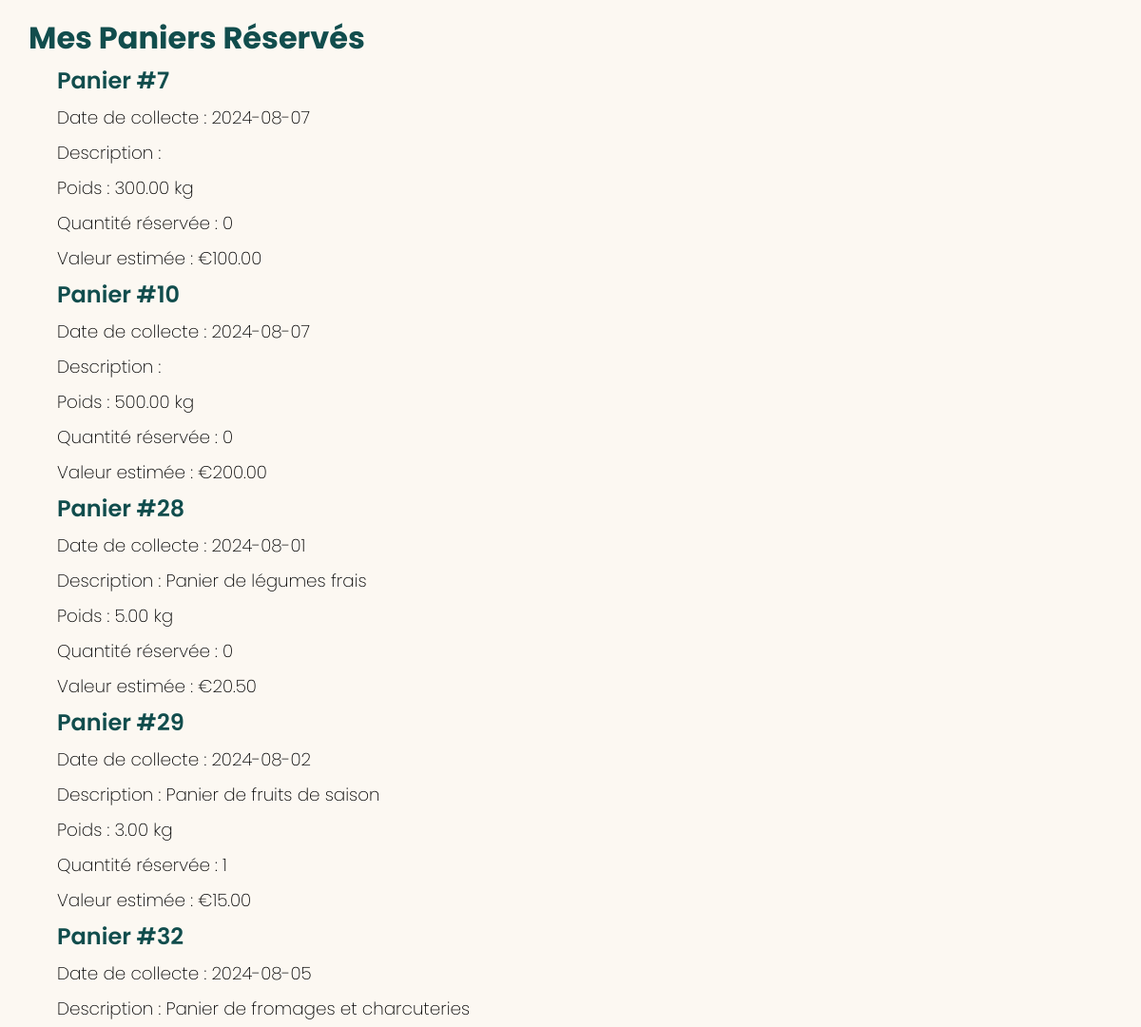
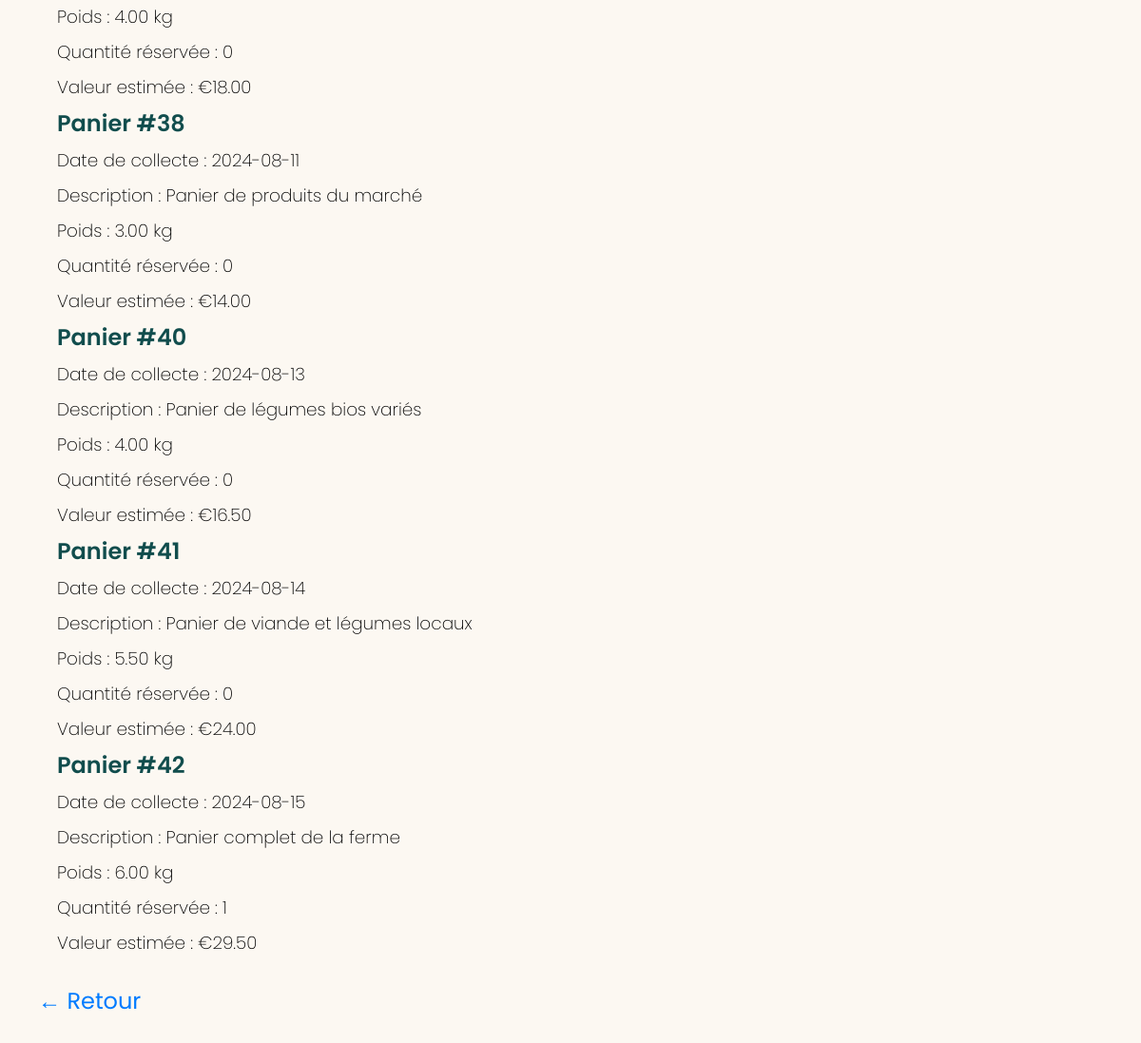
Page /nomorewaste/front/public/mes_paniers.php (signed in) on the committed database (2 pictures, top to bottom).
### tables this page shows
CREATE TABLE `collectes` (
  `id_collecte` bigint(20) unsigned NOT NULL AUTO_INCREMENT,
  `date_collecte` date NOT NULL,
  `id_commercant` bigint(20) unsigned NOT NULL,
  `id_utilisateur` bigint(20) unsigned DEFAULT NULL,
  `poids` decimal(10,2) NOT NULL,
  `quantite` int(11) NOT NULL DEFAULT '1',
  `code_barre` varchar(50) NOT NULL,
  `valeur_estimée` decimal(10,2) NOT NULL,
  `description` text,
  `etat` enum('vendu','en cours','à la vente') NOT NULL,
  `quantite_reservee` int(11) DEFAULT '0',
  PRIMARY KEY (`id_collecte`),
  UNIQUE KEY `code_barre` (`code_barre`),
  KEY `id_commercant` (`id_commercant`),
  KEY `id_utilisateur` (`id_utilisateur`),
  CONSTRAINT `collectes_ibfk_1` FOREIGN KEY (`id_commercant`) REFERENCES `commercants` (`id_commercant`),
  CONSTRAINT `collectes_ibfk_2` FOREIGN KEY (`id_utilisateur`) REFERENCES `utilisateurs` (`id_utilisateur`)
);

### nomorewaste/front/public/mes_paniers.php (the view, shortened to what this page needs)
<?php
include '../../back/includes/db.php';
$id_utilisateur = $_SESSION['user_id'];
try {
    $stmt = $conn->prepare("SELECT id_collecte, date_collecte, description, poids, quantite_reservee, valeur_estimée FROM collectes WHERE id_utilisateur = :id_utilisateur AND etat = 'en cours'");
    $stmt->bindParam(':id_utilisateur', $id_utilisateur);
    $stmt->execute();
    $paniers = $stmt->fetchAll(PDO::FETCH_ASSOC);
} catch (Exception $e) {
    echo "Erreur SQL : " . $e->getMessage();
    exit;
}
?>
<!DOCTYPE html>
<html lang="fr">
<head>
    <link rel="stylesheet" href="styles.css">
</head>
<body>
    <h1>Mes Paniers Réservés</h1>
    <div class="paniers-container">
        <?php if (count($paniers) > 0): ?>
            <ul>
                <?php foreach ($paniers as $panier): ?>
                    <li>
                        <h2>Panier #<?php echo htmlspecialchars($panier['id_collecte']); ?></h2>
                        <p>Date de collecte : <?php echo htmlspecialchars($panier['date_collecte']); ?></p>
                        <p>Description : <?php echo htmlspecialchars($panier['description']); ?></p>
                        <p>Poids : <?php echo htmlspecialchars($panier['poids']); ?> kg</p>
                        <p>Quantité réservée : <?php echo htmlspecialchars($panier['quantite_reservee']); ?></p>
                        <p>Valeur estimée : €<?php echo htmlspecialchars($panier['valeur_estimée']); ?></p>
                    </li>
                <?php endforeach; ?>
            </ul>
        <?php else: ?>
            <p>Vous n'avez pas encore réservé de paniers.</p>
        <?php endif; ?>
    </div>
</body>
<div class="back-arrow" onclick="history.back();">
        &#x2190; Retour
    </div>
</html>

### nomorewaste/front/public/styles.css (style rules this page uses)
* { box-sizing: border-box; margin: 10px; }
body { background: #fcf8f2; font-family: 'Poppins', 'Arial', 'Sans-Serif'; }
ul { list-style: none; padding-inline-start: 0px; }
h1 { color: #114d4d; font-size: 2rem; font-weight: 700; line-height: 1.25; }
h2 { color: #114d4d; font-size: 1.5rem; font-weight: 600; line-height: 1.25; }
p { color: #000; font-size: 1.15rem; font-weight: 200; }

### nomorewaste/front/public/mes_paniers.php (style rules this page uses)
.back-arrow { display: inline-block; margin: 10px; padding: 10px; font-size: 24px; color: #007bff; cursor: pointer; transition: color 0.3s; }

### rows in the picture
collectes: id_collecte "7", date_collecte "2024-08-07", poids "300.00", quantite_reservee "0", valeur_estimée "100.00"
collectes: id_collecte "10", date_collecte "2024-08-07", poids "500.00", quantite_reservee "0", valeur_estimée "200.00"
collectes: id_collecte "28", date_collecte "2024-08-01", description "Panier de légumes frais", poids "5.00", quantite_reservee "0", valeur_estimée "20.50"
collectes: id_collecte "29", date_collecte "2024-08-02", description "Panier de fruits de saison", poids "3.00", quantite_reservee "1", valeur_estimée "15.00"
collectes: id_collecte "32", date_collecte "2024-08-05", description "Panier de fromages et charcuteries", poids "4.00", quantite_reservee "0", valeur_estimée "18.00"
collectes: id_collecte "38", date_collecte "2024-08-11", description "Panier de produits du marché", poids "3.00", quantite_reservee "0", valeur_estimée "14.00"
collectes: id_collecte "40", date_collecte "2024-08-13", description "Panier de légumes bios variés", poids "4.00", quantite_reservee "0", valeur_estimée "16.50"
collectes: id_collecte "41", date_collecte "2024-08-14", description "Panier de viande et légumes locaux", poids "5.50", quantite_reservee "0", valeur_estimée "24.00"
collectes: id_collecte "42", date_collecte "2024-08-15", description "Panier complet de la ferme", poids "6.00", quantite_reservee "1", valeur_estimée "29.50"
